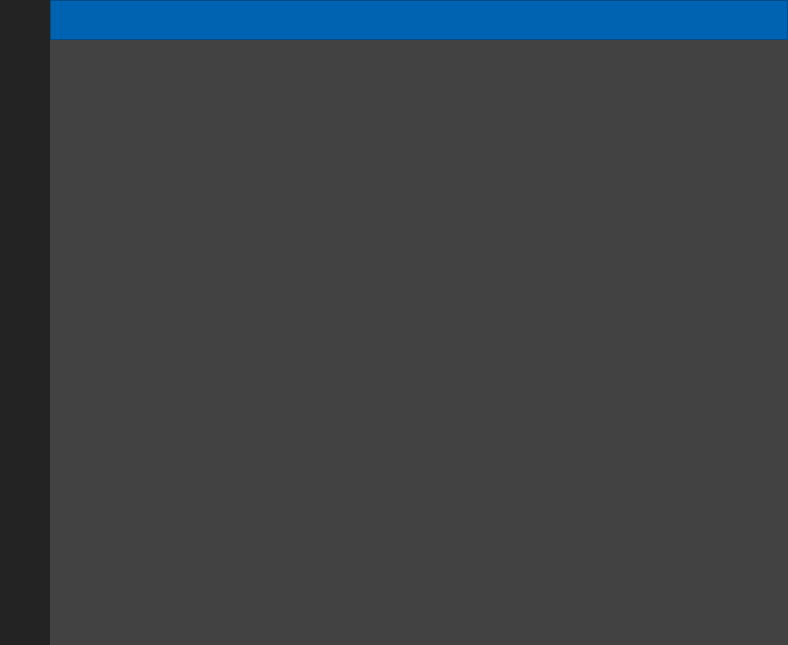
<?xml version="1.0" encoding="UTF-8"?>
<ui version="4.0">
 <class>MainWindow</class>
 <widget class="QMainWindow" name="MainWindow">
  <property name="geometry">
   <rect>
    <x>0</x>
    <y>0</y>
    <width>788</width>
    <height>645</height>
   </rect>
  </property>
  <property name="windowTitle">
   <string>MainWindow</string>
  </property>
  <widget class="QWidget" name="centralwidget">
   <layout class="QVBoxLayout" name="verticalLayout">
    <property name="spacing">
     <number>0</number>
    </property>
    <property name="leftMargin">
     <number>0</number>
    </property>
    <property name="topMargin">
     <number>0</number>
    </property>
    <property name="rightMargin">
     <number>0</number>
    </property>
    <property name="bottomMargin">
     <number>0</number>
    </property>
    <item>
     <widget class="QFrame" name="menu_topo">
      <property name="maximumSize">
       <size>
        <width>16777215</width>
        <height>40</height>
       </size>
      </property>
      <property name="styleSheet">
       <string notr="true">background-color: rgb(85, 170, 255);</string>
      </property>
      <property name="frameShape">
       <enum>QFrame::NoFrame</enum>
      </property>
      <property name="frameShadow">
       <enum>QFrame::Raised</enum>
      </property>
      <layout class="QHBoxLayout" name="horizontalLayout_2">
       <property name="spacing">
        <number>0</number>
       </property>
       <property name="leftMargin">
        <number>0</number>
       </property>
       <property name="topMargin">
        <number>0</number>
       </property>
       <property name="rightMargin">
        <number>0</number>
       </property>
       <property name="bottomMargin">
        <number>0</number>
       </property>
       <item>
        <widget class="QFrame" name="barra_ativa_menu">
         <property name="maximumSize">
          <size>
           <width>50</width>
           <height>16777215</height>
          </size>
         </property>
         <property name="styleSheet">
          <string notr="true">background-color: rgb(35, 35, 35);</string>
         </property>
         <property name="frameShape">
          <enum>QFrame::StyledPanel</enum>
         </property>
         <property name="frameShadow">
          <enum>QFrame::Raised</enum>
         </property>
         <widget class="QPushButton" name="botao_ativa_menu">
          <property name="geometry">
           <rect>
            <x>0</x>
            <y>0</y>
            <width>51</width>
            <height>50</height>
           </rect>
          </property>
          <property name="minimumSize">
           <size>
            <width>50</width>
            <height>50</height>
           </size>
          </property>
          <property name="styleSheet">
           <string notr="true">QPushButton {
	background-image: url(:/ativa_menu/imagens/menu-4-24.png);
	background-repeat: no-repeat;
	background-position: center;
	border: none;
}
QPushButton:hover {
	background-color: rgb(30,144,255);
}
QPushButton:pressed {
	background-color: rgb(1,84,149);
}</string>
          </property>
          <property name="text">
           <string/>
          </property>
         </widget>
        </widget>
       </item>
       <item>
        <widget class="QFrame" name="Barra_informacoes">
         <property name="styleSheet">
          <string notr="true">background-color: rgb(0, 99, 177);</string>
         </property>
         <property name="frameShape">
          <enum>QFrame::StyledPanel</enum>
         </property>
         <property name="frameShadow">
          <enum>QFrame::Raised</enum>
         </property>
        </widget>
       </item>
      </layout>
     </widget>
    </item>
    <item>
     <widget class="QFrame" name="background">
      <property name="styleSheet">
       <string notr="true">background-color: rgb(0, 0, 0);</string>
      </property>
      <property name="frameShape">
       <enum>QFrame::NoFrame</enum>
      </property>
      <property name="frameShadow">
       <enum>QFrame::Raised</enum>
      </property>
      <layout class="QHBoxLayout" name="horizontalLayout">
       <property name="spacing">
        <number>0</number>
       </property>
       <property name="leftMargin">
        <number>0</number>
       </property>
       <property name="topMargin">
        <number>0</number>
       </property>
       <property name="rightMargin">
        <number>0</number>
       </property>
       <property name="bottomMargin">
        <number>0</number>
       </property>
       <item>
        <widget class="QFrame" name="menu_esquerda">
         <property name="minimumSize">
          <size>
           <width>50</width>
           <height>0</height>
          </size>
         </property>
         <property name="maximumSize">
          <size>
           <width>50</width>
           <height>16777215</height>
          </size>
         </property>
         <property name="styleSheet">
          <string notr="true">background-color: rgb(35, 35, 35);</string>
         </property>
         <property name="frameShape">
          <enum>QFrame::NoFrame</enum>
         </property>
         <property name="frameShadow">
          <enum>QFrame::Raised</enum>
         </property>
         <widget class="QFrame" name="barra_btn_home">
          <property name="geometry">
           <rect>
            <x>-10</x>
            <y>0</y>
            <width>261</width>
            <height>50</height>
           </rect>
          </property>
          <property name="styleSheet">
           <string notr="true">QFrame {
	
	
	border: none;
}
QFrame:hover {
	background-color: rgb(30,144,255);
}
QFrame:pressed {
	background-color: rgb(1,84,149);
}</string>
          </property>
          <property name="frameShape">
           <enum>QFrame::StyledPanel</enum>
          </property>
          <property name="frameShadow">
           <enum>QFrame::Raised</enum>
          </property>
          <widget class="QPushButton" name="btn_home">
           <property name="geometry">
            <rect>
             <x>10</x>
             <y>0</y>
             <width>50</width>
             <height>50</height>
            </rect>
           </property>
           <property name="font">
            <font>
             <pointsize>12</pointsize>
             <weight>75</weight>
             <bold>true</bold>
            </font>
           </property>
           <property name="styleSheet">
            <string notr="true">QPushButton {
	background-image: url(:/home/imagens/home-5-24.png);
	background-color: transparent;
	background-repeat: no-repeat;
	background-position: center;
	border: none;
}
QPushButton:hover {
	background-color: rgb(30,144,255);
}
QPushButton:pressed {
	background-color: rgb(1,84,149);
}</string>
           </property>
           <property name="text">
            <string/>
           </property>
          </widget>
          <widget class="QLabel" name="texto_btn_home">
           <property name="geometry">
            <rect>
             <x>60</x>
             <y>10</y>
             <width>81</width>
             <height>31</height>
            </rect>
           </property>
           <property name="font">
            <font>
             <family>Segoe UI</family>
             <pointsize>18</pointsize>
            </font>
           </property>
           <property name="styleSheet">
            <string notr="true">QLabel{
	background-color: transparent;
	color: rgb(255, 255, 255);
}</string>
           </property>
           <property name="text">
            <string>home</string>
           </property>
          </widget>
         </widget>
         <widget class="QFrame" name="barra_btn_camera">
          <property name="geometry">
           <rect>
            <x>-10</x>
            <y>50</y>
            <width>261</width>
            <height>50</height>
           </rect>
          </property>
          <property name="styleSheet">
           <string notr="true">QFrame {
	
	
	border: none;
}
QFrame:hover {
	background-color: rgb(30,144,255);
}
QFrame:pressed {
	background-color: rgb(1,84,149);
}</string>
          </property>
          <property name="frameShape">
           <enum>QFrame::StyledPanel</enum>
          </property>
          <property name="frameShadow">
           <enum>QFrame::Raised</enum>
          </property>
          <widget class="QPushButton" name="btn_camera">
           <property name="geometry">
            <rect>
             <x>10</x>
             <y>0</y>
             <width>50</width>
             <height>50</height>
            </rect>
           </property>
           <property name="font">
            <font>
             <pointsize>12</pointsize>
             <weight>75</weight>
             <bold>true</bold>
            </font>
           </property>
           <property name="styleSheet">
            <string notr="true">QPushButton {
	
	background-image: url(:/camera/imagens/screenshot-24.png);
	background-repeat: no-repeat;
	background-color: transparent;
	background-position: center;
	border: none;
}
QPushButton:hover {
	background-color: rgb(30,144,255);
}
QPushButton:pressed {
	background-color: rgb(1,84,149);
}</string>
           </property>
           <property name="text">
            <string/>
           </property>
          </widget>
          <widget class="QLabel" name="texto_btn_camera">
           <property name="geometry">
            <rect>
             <x>60</x>
             <y>10</y>
             <width>81</width>
             <height>31</height>
            </rect>
           </property>
           <property name="font">
            <font>
             <family>Segoe UI</family>
             <pointsize>18</pointsize>
            </font>
           </property>
           <property name="styleSheet">
            <string notr="true">QLabel{
	background-color: transparent;
	color: rgb(255, 255, 255);
}</string>
           </property>
           <property name="text">
            <string>camera</string>
           </property>
          </widget>
         </widget>
         <widget class="QFrame" name="barra_btn_snes">
          <property name="geometry">
           <rect>
            <x>-10</x>
            <y>100</y>
            <width>261</width>
            <height>50</height>
           </rect>
          </property>
          <property name="styleSheet">
           <string notr="true">QFrame {
	
	
	border: none;
}
QFrame:hover {
	background-color: rgb(30,144,255);
}
QFrame:pressed {
	background-color: rgb(1,84,149);
}</string>
          </property>
          <property name="frameShape">
           <enum>QFrame::StyledPanel</enum>
          </property>
          <property name="frameShadow">
           <enum>QFrame::Raised</enum>
          </property>
          <widget class="QPushButton" name="btn_snes">
           <property name="geometry">
            <rect>
             <x>10</x>
             <y>0</y>
             <width>50</width>
             <height>50</height>
            </rect>
           </property>
           <property name="font">
            <font>
             <pointsize>12</pointsize>
             <weight>75</weight>
             <bold>true</bold>
            </font>
           </property>
           <property name="styleSheet">
            <string notr="true">QPushButton {
	background-image: url(:/snes/imagens/joystick-2-24.png);
	background-repeat: no-repeat;
	background-color: transparent;
	background-position: center;
	border: none;
}
QPushButton:hover {
	background-color: rgb(30,144,255);
}
QPushButton:pressed {
	background-color: rgb(1,84,149);
}</string>
           </property>
           <property name="text">
            <string/>
           </property>
          </widget>
          <widget class="QLabel" name="texto_btn_snes">
           <property name="geometry">
            <rect>
             <x>60</x>
             <y>10</y>
             <width>121</width>
             <height>31</height>
            </rect>
           </property>
           <property name="font">
            <font>
             <family>Segoe UI</family>
             <pointsize>18</pointsize>
            </font>
           </property>
           <property name="styleSheet">
            <string notr="true">QLabel{
	background-color: transparent;
	color: rgb(255, 255, 255);
}</string>
           </property>
           <property name="text">
            <string>hack snes</string>
           </property>
          </widget>
         </widget>
         <widget class="QFrame" name="barra_btn_deepnude">
          <property name="geometry">
           <rect>
            <x>-10</x>
            <y>150</y>
            <width>261</width>
            <height>50</height>
           </rect>
          </property>
          <property name="styleSheet">
           <string notr="true">QFrame {
	
	
	border: none;
}
QFrame:hover {
	background-color: rgb(30,144,255);
}
QFrame:pressed {
	background-color: rgb(1,84,149);
}</string>
          </property>
          <property name="frameShape">
           <enum>QFrame::StyledPanel</enum>
          </property>
          <property name="frameShadow">
           <enum>QFrame::Raised</enum>
          </property>
          <widget class="QPushButton" name="btn_deepnude">
           <property name="geometry">
            <rect>
             <x>10</x>
             <y>0</y>
             <width>50</width>
             <height>50</height>
            </rect>
           </property>
           <property name="font">
            <font>
             <pointsize>12</pointsize>
             <weight>75</weight>
             <bold>true</bold>
            </font>
           </property>
           <property name="styleSheet">
            <string notr="true">QPushButton {
	background-image: url(:/deepnude/imagens/icons8-bottom-24.png);
	background-repeat: no-repeat;
	background-color: transparent;
	background-position: center;
	border: none;
}
QPushButton:hover {
	background-color: rgb(30,144,255);
}
QPushButton:pressed {
	background-color: rgb(1,84,149);
}</string>
           </property>
           <property name="text">
            <string/>
           </property>
          </widget>
          <widget class="QLabel" name="texto_btn_deepnude">
           <property name="geometry">
            <rect>
             <x>60</x>
             <y>10</y>
             <width>131</width>
             <height>31</height>
            </rect>
           </property>
           <property name="font">
            <font>
             <family>Segoe UI</family>
             <pointsize>18</pointsize>
            </font>
           </property>
           <property name="styleSheet">
            <string notr="true">QLabel{
	background-color: transparent;
	color: rgb(255, 255, 255);
}</string>
           </property>
           <property name="text">
            <string>deep nude</string>
           </property>
          </widget>
         </widget>
         <widget class="QFrame" name="barra_btn_bancodados">
          <property name="geometry">
           <rect>
            <x>-10</x>
            <y>430</y>
            <width>261</width>
            <height>50</height>
           </rect>
          </property>
          <property name="styleSheet">
           <string notr="true">QFrame {
	
	
	border: none;
}
QFrame:hover {
	background-color: rgb(30,144,255);
}
QFrame:pressed {
	background-color: rgb(1,84,149);
}</string>
          </property>
          <property name="frameShape">
           <enum>QFrame::StyledPanel</enum>
          </property>
          <property name="frameShadow">
           <enum>QFrame::Raised</enum>
          </property>
          <widget class="QPushButton" name="btn_bancodados">
           <property name="geometry">
            <rect>
             <x>10</x>
             <y>0</y>
             <width>50</width>
             <height>50</height>
            </rect>
           </property>
           <property name="font">
            <font>
             <pointsize>12</pointsize>
             <weight>75</weight>
             <bold>true</bold>
            </font>
           </property>
           <property name="styleSheet">
            <string notr="true">QPushButton {
	background-image: url(:/banco_de_dados/imagens/data-configuration-24.png);
	background-repeat: no-repeat;
	background-color: transparent;
	background-position: center;
	border: none;
}
QPushButton:hover {
	background-color: rgb(30,144,255);
}
QPushButton:pressed {
	background-color: rgb(1,84,149);
}</string>
           </property>
           <property name="text">
            <string/>
           </property>
          </widget>
          <widget class="QLabel" name="texto_btn_bancodados">
           <property name="geometry">
            <rect>
             <x>60</x>
             <y>10</y>
             <width>161</width>
             <height>31</height>
            </rect>
           </property>
           <property name="font">
            <font>
             <family>Segoe UI</family>
             <pointsize>18</pointsize>
            </font>
           </property>
           <property name="styleSheet">
            <string notr="true">QLabel{
	background-color: transparent;
	color: rgb(255, 255, 255);
}</string>
           </property>
           <property name="text">
            <string>database</string>
           </property>
          </widget>
         </widget>
         <widget class="QFrame" name="barra_btn_servidor">
          <property name="geometry">
           <rect>
            <x>-10</x>
            <y>380</y>
            <width>261</width>
            <height>50</height>
           </rect>
          </property>
          <property name="styleSheet">
           <string notr="true">QFrame {
	
	
	border: none;
}
QFrame:hover {
	background-color: rgb(30,144,255);
}
QFrame:pressed {
	background-color: rgb(1,84,149);
}</string>
          </property>
          <property name="frameShape">
           <enum>QFrame::StyledPanel</enum>
          </property>
          <property name="frameShadow">
           <enum>QFrame::Raised</enum>
          </property>
          <widget class="QPushButton" name="btn_servidor">
           <property name="geometry">
            <rect>
             <x>10</x>
             <y>0</y>
             <width>50</width>
             <height>50</height>
            </rect>
           </property>
           <property name="font">
            <font>
             <pointsize>12</pointsize>
             <weight>75</weight>
             <bold>true</bold>
            </font>
           </property>
           <property name="styleSheet">
            <string notr="true">QPushButton {
	background-image: url(:/server/imagens/server-24.png);
	background-repeat: no-repeat;
	background-color: transparent;
	background-position: center;
	border: none;
}
QPushButton:hover {
	background-color: rgb(30,144,255);
}
QPushButton:pressed {
	background-color: rgb(1,84,149);
}</string>
           </property>
           <property name="text">
            <string/>
           </property>
          </widget>
          <widget class="QLabel" name="texto_btn_servidor">
           <property name="geometry">
            <rect>
             <x>60</x>
             <y>10</y>
             <width>161</width>
             <height>31</height>
            </rect>
           </property>
           <property name="font">
            <font>
             <family>Segoe UI</family>
             <pointsize>18</pointsize>
            </font>
           </property>
           <property name="styleSheet">
            <string notr="true">QLabel{
	background-color: transparent;
	color: rgb(255, 255, 255);
}</string>
           </property>
           <property name="text">
            <string>servidor </string>
           </property>
          </widget>
         </widget>
         <widget class="QFrame" name="barra_btn_settings">
          <property name="geometry">
           <rect>
            <x>-10</x>
            <y>480</y>
            <width>261</width>
            <height>50</height>
           </rect>
          </property>
          <property name="styleSheet">
           <string notr="true">QFrame {
	
	
	border: none;
}
QFrame:hover {
	background-color: rgb(30,144,255);
}
QFrame:pressed {
	background-color: rgb(1,84,149);
}</string>
          </property>
          <property name="frameShape">
           <enum>QFrame::StyledPanel</enum>
          </property>
          <property name="frameShadow">
           <enum>QFrame::Raised</enum>
          </property>
          <widget class="QPushButton" name="btn_settings">
           <property name="geometry">
            <rect>
             <x>10</x>
             <y>0</y>
             <width>50</width>
             <height>50</height>
            </rect>
           </property>
           <property name="font">
            <font>
             <pointsize>12</pointsize>
             <weight>75</weight>
             <bold>true</bold>
            </font>
           </property>
           <property name="styleSheet">
            <string notr="true">QPushButton {
	background-image: url(:/configuracoes/imagens/services-24.png);
	background-repeat: no-repeat;
	background-color: transparent;
	background-position: center;
	border: none;
}
QPushButton:hover {
	background-color: rgb(30,144,255);
}
QPushButton:pressed {
	background-color: rgb(1,84,149);
}</string>
           </property>
           <property name="text">
            <string/>
           </property>
          </widget>
          <widget class="QLabel" name="texto_btn_settings">
           <property name="geometry">
            <rect>
             <x>60</x>
             <y>10</y>
             <width>111</width>
             <height>31</height>
            </rect>
           </property>
           <property name="font">
            <font>
             <family>Segoe UI</family>
             <pointsize>18</pointsize>
            </font>
           </property>
           <property name="styleSheet">
            <string notr="true">QLabel{
	background-color: transparent;
	color: rgb(255, 255, 255);
}</string>
           </property>
           <property name="text">
            <string>settings</string>
           </property>
          </widget>
         </widget>
        </widget>
       </item>
       <item>
        <widget class="QFrame" name="area_principal">
         <property name="styleSheet">
          <string notr="true">background-color: rgb(66, 66, 66);</string>
         </property>
         <property name="frameShape">
          <enum>QFrame::NoFrame</enum>
         </property>
         <property name="frameShadow">
          <enum>QFrame::Raised</enum>
         </property>
         <layout class="QHBoxLayout" name="horizontalLayout_3"/>
        </widget>
       </item>
      </layout>
     </widget>
    </item>
   </layout>
  </widget>
  <widget class="QMenuBar" name="menubar">
   <property name="geometry">
    <rect>
     <x>0</x>
     <y>0</y>
     <width>788</width>
     <height>21</height>
    </rect>
   </property>
  </widget>
 </widget>
 <resources>
  <include location="files_rc.qrc"/>
 </resources>
 <connections/>
</ui>
